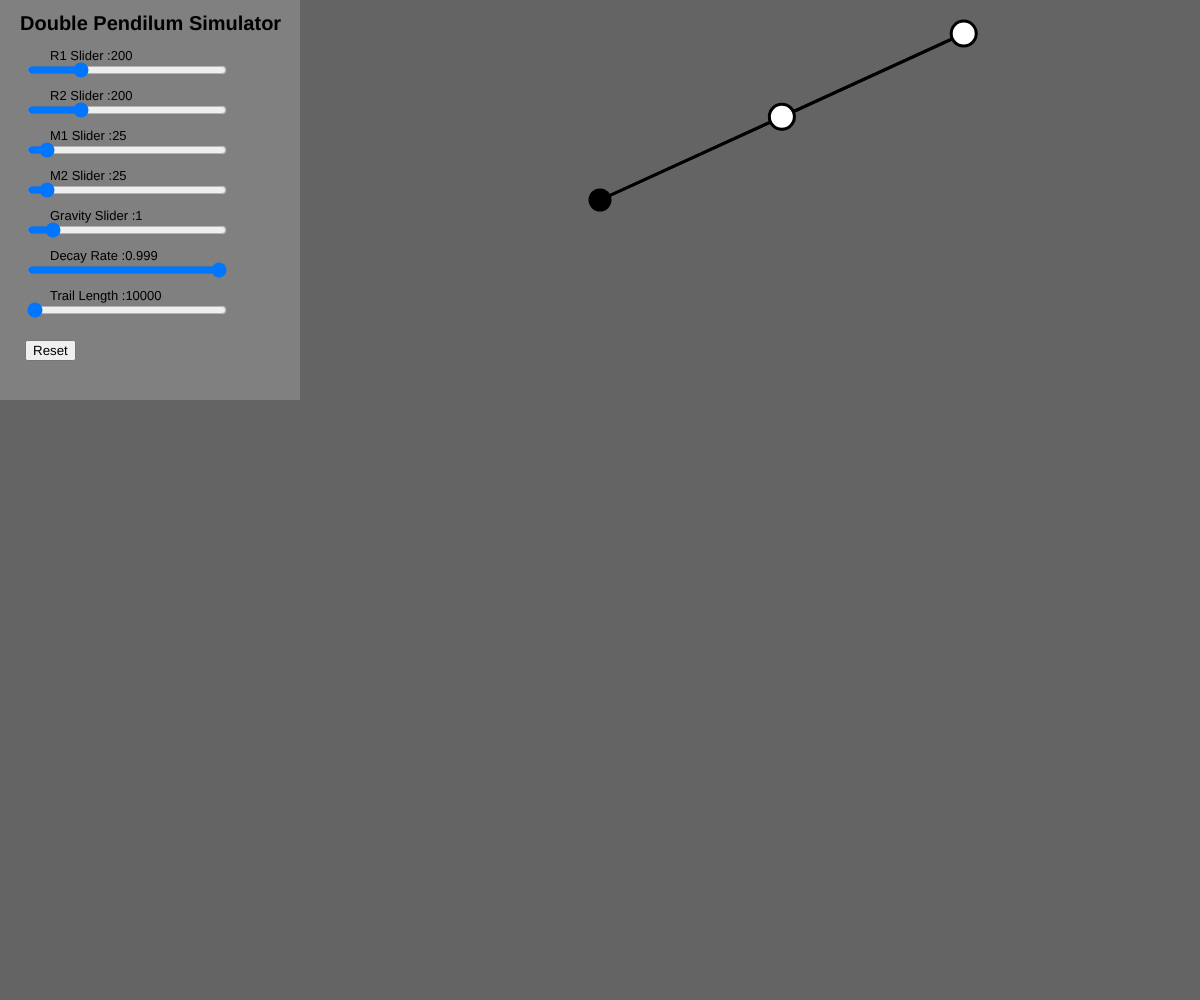
Frame 1 (no input)
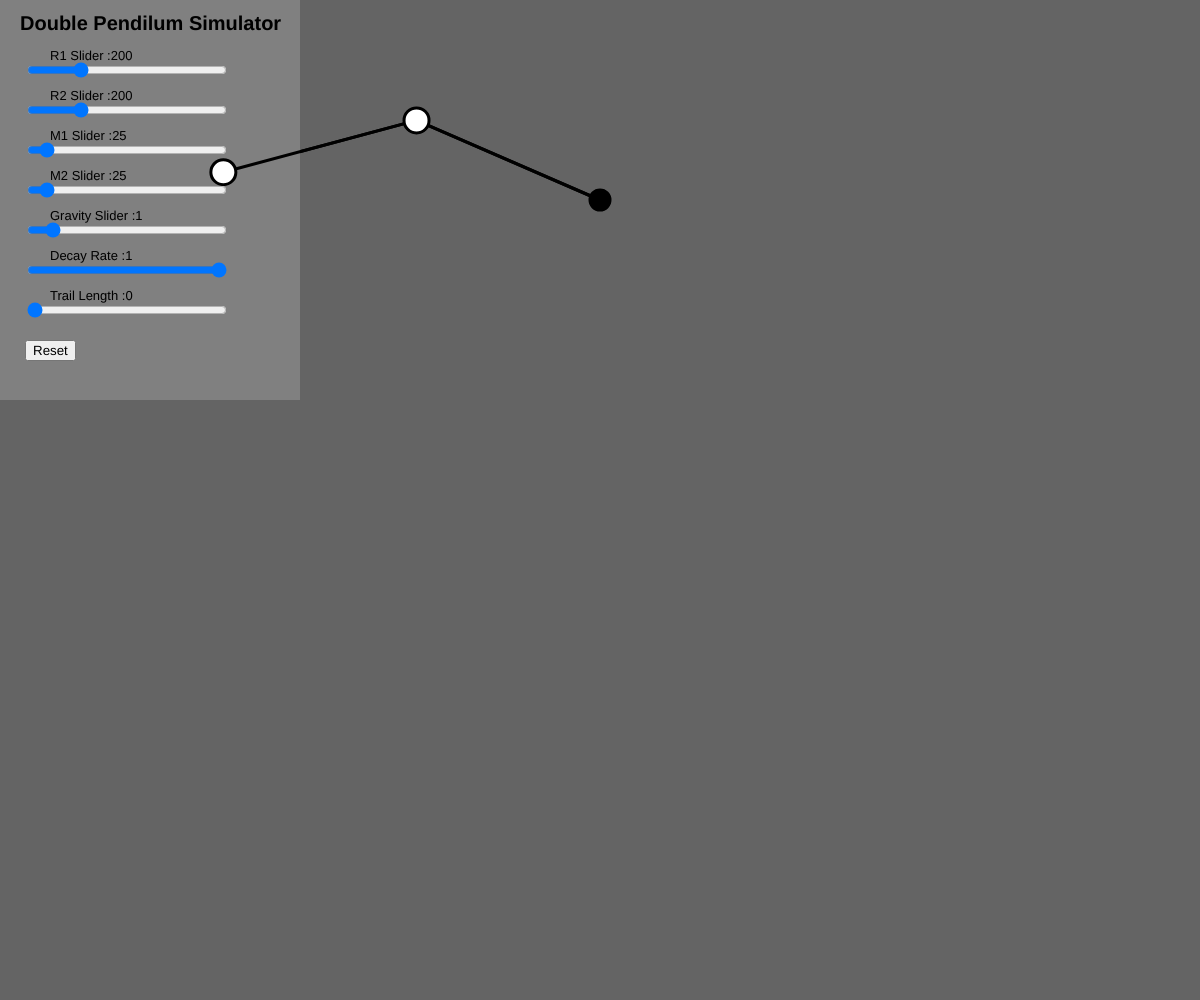
Frame 60 (no input)
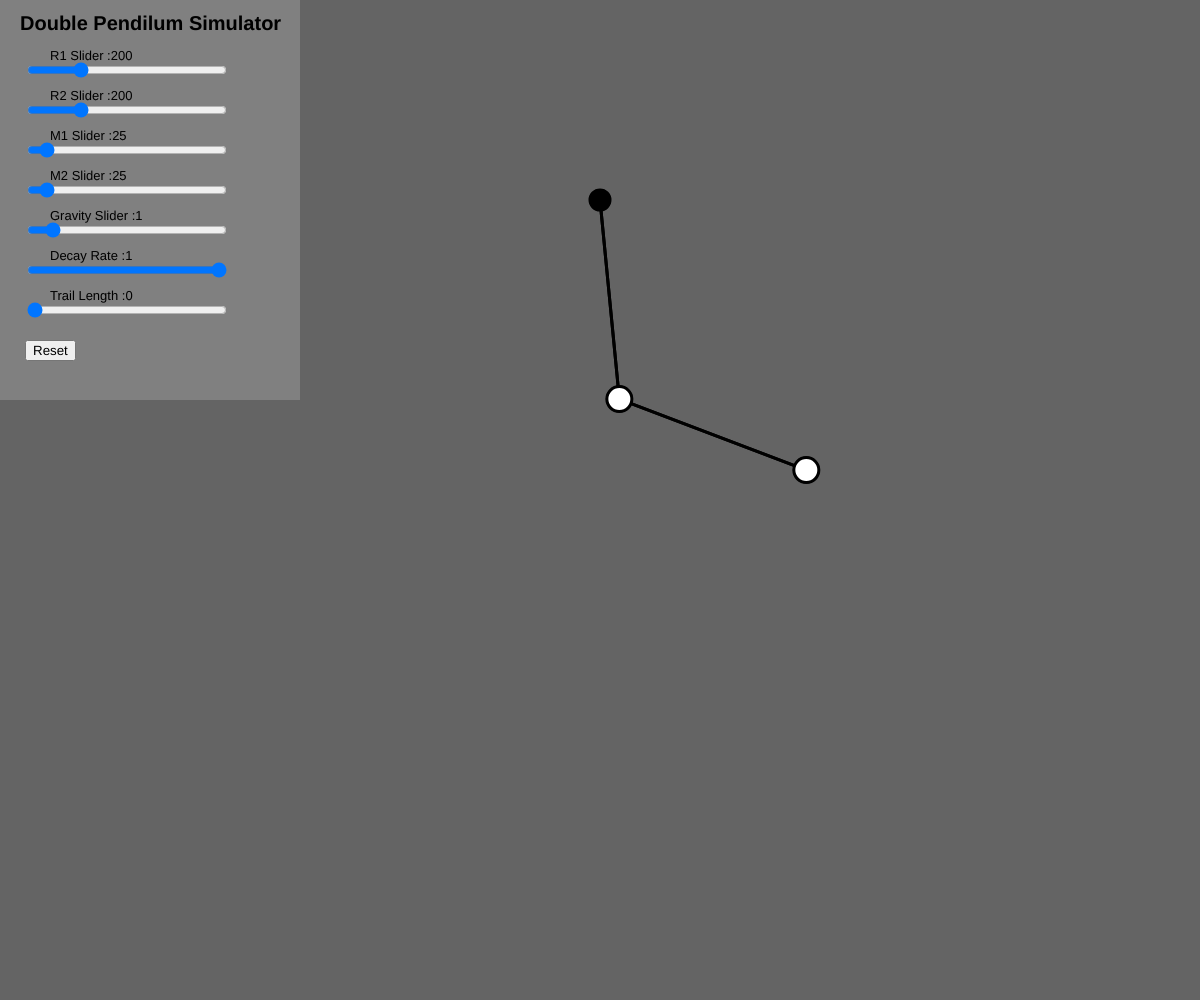
Frame 120 (the mouse pressed at the canvas centre since frame 60)

The p5.js sketch that drew these frames (run headless with seeded random() and noise() and a simulated clock; from frame 60 on, the mouse is pressed at the canvas centre):

// p5.js sketch
// ── sketch.js
// =============================================================================
// Program: Double Pendilum Simulator
// Author: Gabe Postacchini
// Description: Double Pendilum Simulator, largely based on the Code Train Project
// Date Last Modified: 10-30-2020
// Version: 1.2

// 'use strict';

// =============================================================================


// External Force Variables:
let g = 1;
let dr = 0.999
let trailLength = 10000;
let coords = [0, 0];
let button;

// Circle 1 Variables:
let c1x = 0;
let c1y = 0;
let c1v = 0
let a1 = 2;
let m1 = 25
let r1 = 200;


// Circle 2 Variables:
let c2x = 0;
let c2y = 0;
let c2v = 0;
let a2 = 2;
let m2 = 25;
let r2 = 200;

// Sliders and Buttons:

function setup() {
  createCanvas(windowWidth, windowHeight);
  translate(windowWidth / 2, windowHeight / 5);

  // Sliders text and buttons:
  slider1 = createSlider(100, 500, 200);
  slider1.position(25, 60);
  slider1.style('width', '200px');

  slider2 = createSlider(100, 500, 200);
  slider2.position(25, 100);
  slider2.style('width', '200px')

  slider3 = createSlider(10, 250, 25);
  slider3.position(25, 140);
  slider3.style('width', '200px')

  slider4 = createSlider(10, 250, 25);
  slider4.position(25, 180);
  slider4.style('width', '200px')

  slider5 = createSlider(0, 10, 1);
  slider5.position(25, 220);
  slider5.style('width', '200px')

  slider6 = createSlider(0.5, 1, 1, 0.001);
  slider6.position(25, 260);
  slider6.style('width', '200px')

  slider7 = createSlider(0, 10000, 0, 2);
  slider7.position(25, 300);
  slider7.style('width', '200px')

  button1= createButton('Reset');
  button1.position(25, 340);
  button1.mousePressed(reset);
}
function reset () {
  a1 = 2;
  a2 = 2;
  c1v = 0;
  c2v = 0;
  c1a = 0;
  c2a = 0;
  trailLength = 0;
  coords = [];

}

function draw() {
  translate(windowWidth / 2, windowHeight / 5);
  background(100);
  smooth();

  // Trail
  coords.push(c2x);
  coords.push(c2y);

  for(i = coords.length; i > 0; i -= 2){
    stroke('blue')
    line(coords[i], coords[i - 1], coords[i - 2], coords[i - 3]);
  }
  stroke('black');
  while(coords.length > trailLength){
      coords.shift();
  }

  c1x = r1 * sin(a1); // c1x calculation
  c1y = r1 * cos(a1); // c1y calculation

  c2x = c1x + r2 * sin(a2) // c2x calculation
  c2y = c1y + r2 * cos(a2) // c2y calculation

  // Large Equation Definitions:

// Equation 1
let eq1 = -g * (2 * m1 + m2) * sin(a1);
let eq2 = m2 * g * sin(a1 - 2 * a2);
let eq3 = 2 * sin(a1 - a2) * m2;
let eq4 = (c2v * c2v * r2) + (c1v * c1v * r1 * cos(a1 - a2));
let den1 = r1 * (2 * m1 + m2 - m2 * cos(2 * a1 - 2 * a2));
let c1a = (eq1 - eq2 - eq3 * eq4) / den1;

// Equation 2
let eq5 = 2 * sin(a1 - a2);
let eq6 = c1v * c1v * r1 * (m1 + m2);
let eq7 = g * (m1 + m2) * cos(a1);
let eq8 = c2v * c2v * r2 * m2 * cos(a1 - a2);
let den2 = r2 * (2 * m1 + m2 - m2 * cos(2 * a1 - 2 * a2));
let c2a = (eq5 * (eq6 + eq7 + eq8)) / den2;


  c1v += c1a;
  c2v += c2a;
  a2 += c2v;
  a1 += c1v;
  c1v *= dr
  c2v *= dr

  // Drawing to canvas:

  strokeWeight(3);
  line(0, 0, c1x, c1y); // Line 1
  line(c1x, c1y, c2x, c2y) // Line 2

  strokeWeight(2);
  fill('black');
  circle(0,0,20);
  fill('white');
  circle(c1x, c1y, m1); // Circle 1
  circle(c2x, c2y, m2); // Circle 2

  // Sliders and text:
  translate(-windowWidth / 2, -windowHeight / 5);

  strokeWeight(0)
  fill('grey');
  rect(0, 0, 300, 400);

  fill('black');
  textSize(20);
  textStyle(BOLD);

  text('Double Pendilum Simulator', 20, 30);

  textSize(13);
  textStyle(NORMAL);

  text('R1 Slider :' + r1, 50, 60)
  let val1 = slider1.value();
  r1 = val1;

  text('R2 Slider :' + r2, 50, 100)
  let val2 = slider2.value();
  r2 = val2;

  text('M1 Slider :' + m1,50, 140)
  let val3 = slider3.value();
  m1 = val3;

  text('M2 Slider :' + m2, 50, 180)
  let val4 = slider4.value();
  m2 = val4;

  text('Gravity Slider :' + g, 50, 220)
  let val5 = slider5.value();
  g = val5;

  text('Decay Rate :' + dr, 50, 260)
  let val6 = slider6.value();
  dr = val6;

  text('Trail Length :' + trailLength, 50, 300)
  let val7 = slider7.value();
  trailLength = val7;

   // Drawing circles and lines
  translate(windowWidth / 2, windowHeight / 5);
  strokeWeight(3);
  line(0, 0, c1x, c1y); // Line 1
  line(c1x, c1y, c2x, c2y) // Line 2

  fill('black');
  circle(0,0,20);
  fill('white');
  circle(c1x, c1y, m1); // Circle 1
  circle(c2x, c2y, m2); // Circle 2
}



// Event Listener:
function windowResized() {
  resizeCanvas(windowWidth, windowHeight);
}
